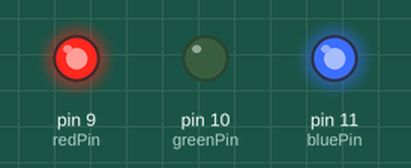
This sketch was run on a simulated Arduino Uno, built with avr-gcc and run on an emulated ATmega328P. Shown: output pins drawn as LEDs (lit = HIGH).

Above: at 0.1 s.
Timing chart, 0 to 1.6 s (numbered marks = the images above):
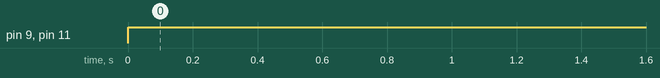

The sketch:

anode_LED.ino
```cpp
int redPin = 9;
int greenPin = 10;
int bluePin = 11;
int socialStatus = 1;

void setup()
{
  pinMode(redPin, OUTPUT);
  pinMode(greenPin, OUTPUT);
  pinMode(bluePin, OUTPUT);
}

void loop()
{
  if (socialStatus == 5){
     setColor(0, 255, 255);  // green

    }

  while (socialStatus == 4) {
     setColor(0, 255, 255);  // green
     delay(500);
     setColor(0, 0, 0);
     delay(500);
    }

  if (socialStatus == 3){
     setColor(0, 0, 255);  // Yellow
    }

  while (socialStatus == 2) {
    setColor(0, 0, 255);  // Yellow
    delay(500);
    setColor(0, 0, 0);
    delay(500);
    }

  if (socialStatus == 1){
      setColor(255, 0, 255);  // red
    }

//  setColor(0, 0, 255);  // Yellow
//  delay(1000);
//
//  setColor(0, 255, 255);  // green
//  delay(1000);
//
//  setColor(255, 0, 255);  // red
//  delay(1000);
}

void setColor(int red, int green, int blue)
{
  #ifdef COMMON_ANODE
    red = 255 - red;
    green = 255 - green;
    blue = 255 - blue;
  #endif
  analogWrite(redPin, red);
  analogWrite(greenPin, green);
  analogWrite(bluePin, blue);
}
```

Measured:
- by itself, pin 9 (redPin), pin 11 (bluePin): LOW → HIGH at 0.00 s
